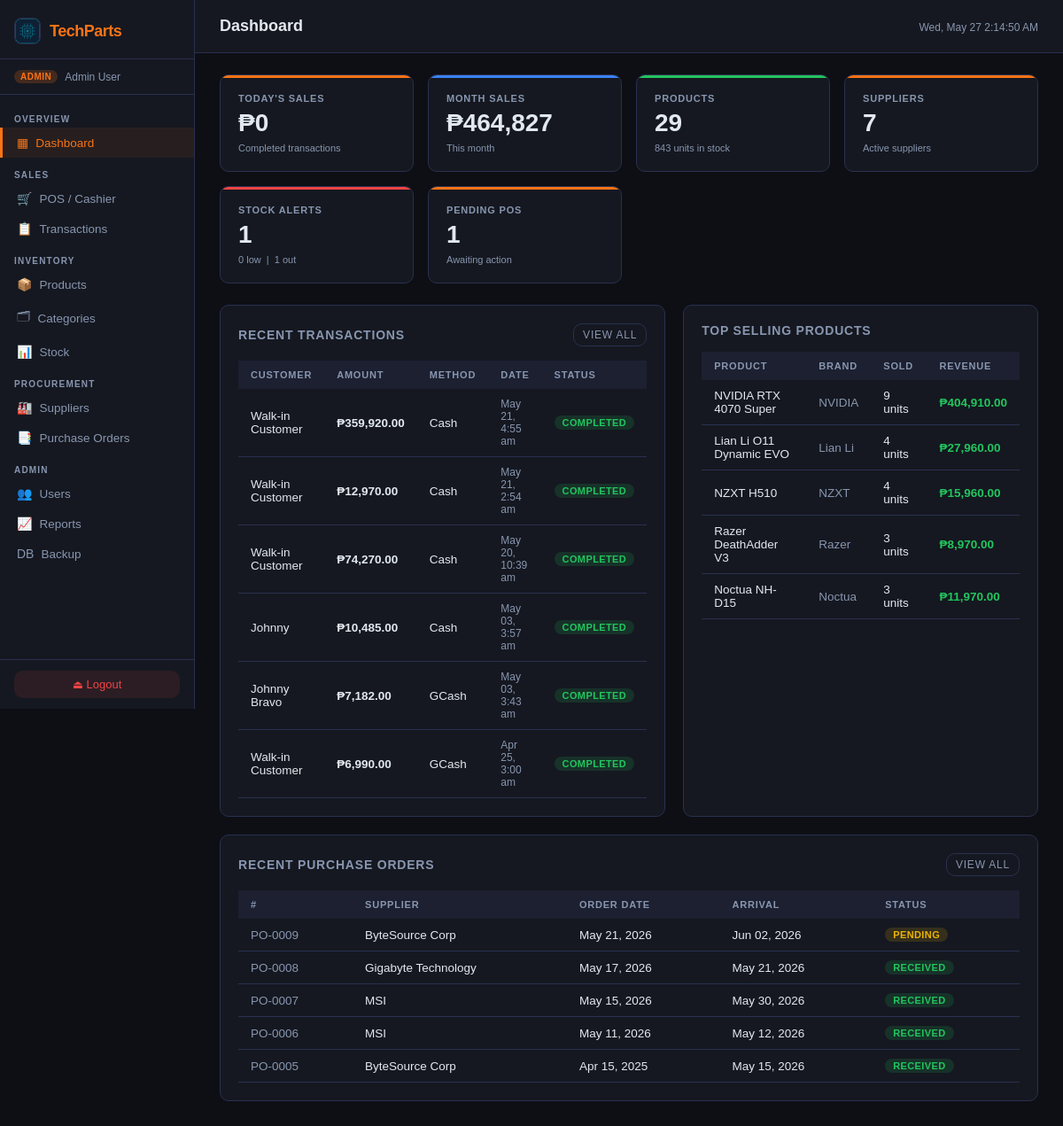
/pages/dashboard.php (signed in), run on an earlier commit of the app's database.
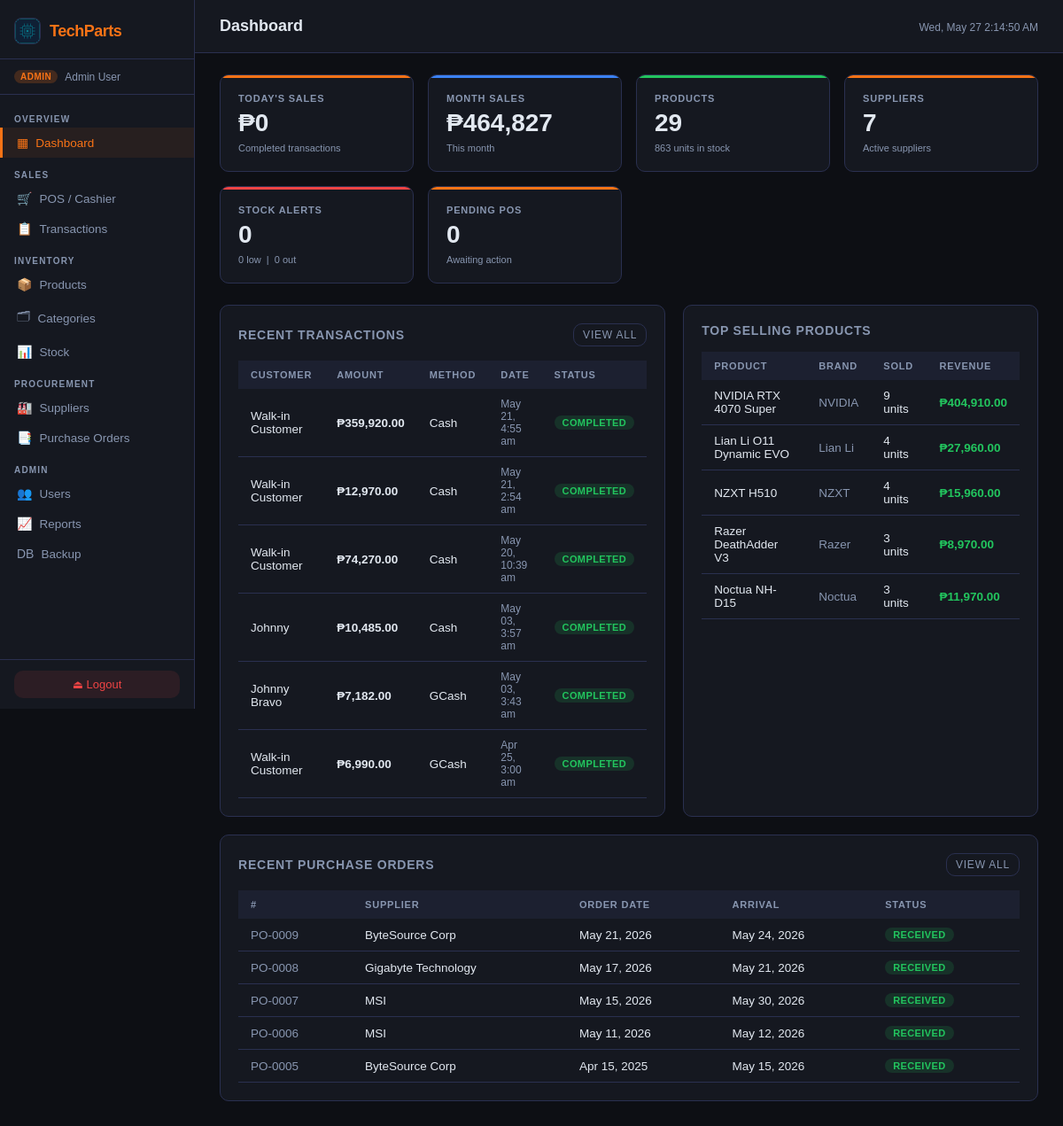
And on a later commit of the database.
### tables this page shows
CREATE TABLE `purchaseorder` (
  `ID` int NOT NULL AUTO_INCREMENT,
  `OrderDate` timestamp NULL DEFAULT CURRENT_TIMESTAMP,
  `ArrivalDate` date DEFAULT NULL,
  `Status` enum('Pending','Approved','Ordered','Received','Cancelled') DEFAULT 'Pending',
  `Notes` text,
  `Supplier_ID` int NOT NULL,
  `User_ID` int NOT NULL,
  PRIMARY KEY (`ID`),
  KEY `Supplier_ID` (`Supplier_ID`),
  KEY `User_ID` (`User_ID`),
  CONSTRAINT `purchaseorder_ibfk_1` FOREIGN KEY (`Supplier_ID`) REFERENCES `supplier` (`ID`),
  CONSTRAINT `purchaseorder_ibfk_2` FOREIGN KEY (`User_ID`) REFERENCES `user` (`ID`)
);

CREATE TABLE `supplier` (
  `ID` int NOT NULL AUTO_INCREMENT,
  `Name` varchar(255) NOT NULL,
  `Phone` varchar(20) NOT NULL,
  `Email` varchar(254) NOT NULL,
  `Address` varchar(255) NOT NULL,
  `IsActive` tinyint(1) DEFAULT '1',
  PRIMARY KEY (`ID`),
  UNIQUE KEY `Phone` (`Phone`),
  UNIQUE KEY `Email` (`Email`)
);

### pages/dashboard.php (the view, shortened to what the changed rows need)
<?php
$db = getDB();
$totalProducts  = $db->query('SELECT COUNT(*) FROM Product WHERE IsActive=1')->fetchColumn();
$totalStock     = $db->query('SELECT COALESCE(SUM(s.Quantity),0) FROM Stock s JOIN Product p ON s.Product_ID=p.ID WHERE p.IsActive=1')->fetchColumn();
$pendingPOs     = $db->query("SELECT COUNT(*) FROM PurchaseOrder WHERE Status IN ('Pending','Approved','Ordered')")->fetchColumn();
$stockAlerts = $db->query("
    SELECT
      SUM(stock_qty > 0 AND stock_qty <= min_stock) AS low_stock,
      SUM(stock_qty = 0) AS out_of_stock
    FROM (
      SELECT p.ID,
             COALESCE(SUM(s.Quantity), 0) AS stock_qty,
             COALESCE(MAX(s.MinStock), 5) AS min_stock
      FROM Product p
      LEFT JOIN Stock s ON s.Product_ID = p.ID
      WHERE p.IsActive=1
      GROUP BY p.ID
    ) product_stock
")->fetch();
$lowStock       = (int)$stockAlerts['low_stock'];
$outOfStock     = (int)$stockAlerts['out_of_stock'];
$recentPOs = $db->query("SELECT po.*, s.Name AS SupplierName FROM PurchaseOrder po JOIN Supplier s ON po.Supplier_ID=s.ID ORDER BY po.OrderDate DESC LIMIT 5")->fetchAll();
include __DIR__ . '/../includes/header.php';
?>
<link rel="stylesheet" href="/css/dashboard.css">
<div class="stat-grid">
  <div class="stat-card green">
    <div class="stat-label">Products</div>
    <div class="stat-value"><?= $totalProducts ?></div>
    <div class="stat-sub"><?= number_format($totalStock) ?> units in stock</div>
  </div>
  <div class="stat-card red">
    <div class="stat-label">Stock Alerts</div>
    <div class="stat-value"><?= $lowStock + $outOfStock ?></div>
    <div class="stat-sub"><?= $lowStock ?> low &nbsp;|&nbsp; <?= $outOfStock ?> out</div>
  </div>
  <div class="stat-card">
    <div class="stat-label">Pending POs</div>
    <div class="stat-value"><?= $pendingPOs ?></div>
    <div class="stat-sub">Awaiting action</div>
  </div>
</div>
<div style="display:grid;grid-template-columns:1fr 1fr;gap:20px">
  <div class="card">
    <div class="table-wrap">
      <table>
        <thead>
          <tr>
            <th>Customer</th>
            <th>Amount</th>
            <th>Method</th>
            <th>Date</th>
            <th>Status</th>
          </tr>
        </thead>
      </table>
    </div>
  </div>
  <div class="card">
    <div class="table-wrap">
      <table>
        <thead>
          <tr>
            <th>Product</th>
            <th>Brand</th>
            <th>Sold</th>
            <th>Revenue</th>
          </tr>
        </thead>
      </table>
    </div>
  </div>
</div>
<div class="card" style="margin-top:0">
  <div class="table-wrap">
    <table>
      <thead>
        <tr>
          <th>#</th>
          <th>Supplier</th>
          <th>Order Date</th>
          <th>Arrival</th>
          <th>Status</th>
        </tr>
      </thead>
      <tbody>
        <?php foreach ($recentPOs as $po): ?>
          <tr>
            <td style="color:var(--text-muted)">PO-<?= str_pad($po['ID'], 4, '0', STR_PAD_LEFT) ?></td>
            <td><?= htmlspecialchars($po['SupplierName']) ?></td>
            <td><?= date('M d, Y', strtotime($po['OrderDate'])) ?></td>
            <td><?= $po['ArrivalDate'] ? date('M d, Y', strtotime($po['ArrivalDate'])) : '—' ?></td>
            <td>
              <?php $c = match ($po['Status']) {
                'Received' => 'green',
                'Approved' => 'blue',
                'Ordered' => 'orange',
                'Pending' => 'yellow',
                'Cancelled' => 'red',
                default => 'gray'
              }; ?>
              <span class="badge badge-<?= $c ?>"><?= $po['Status'] ?></span>
            </td>
          </tr>
        <?php endforeach; ?>
      </tbody>
    </table>
  </div>
</div>
<?php include __DIR__ . '/../includes/footer.php'; ?>

What changed in the data, as far as the page shows it:
changed purchaseorder "0009": ArrivalDate "Jun 02, 2026" → "May 24, 2026"; Status "PENDING" → "RECEIVED"
Also different on the page:
$totalStock: "843" → "863"
$lowStock + $outOfStock: "1" → "0"
$outOfStock: "1" → "0"
$pendingPOs: "1" → "0"
